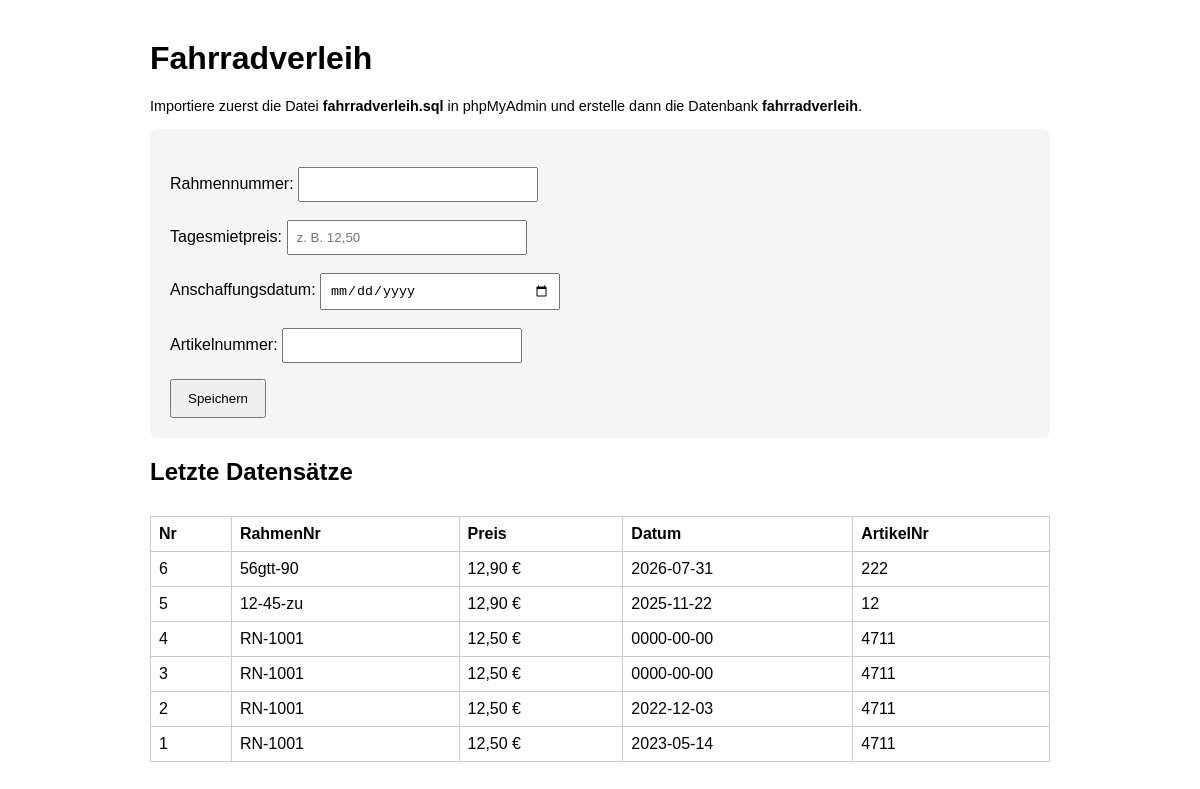
The page / on the database its author committed.
### tables this page shows
CREATE TABLE `fahrraeder` (
  `fahrradNr` int(6) NOT NULL,
  `rahmenNr` varchar(20) NOT NULL,
  `tagesmietpreis` float(7,2) NOT NULL,
  `anschaffungsdatum` date NOT NULL,
  `artikelNr` int(6) NOT NULL
);

### index.php (the view, shortened to what this page needs)
<?php
try {
    $pdo = getPdo();
    $rows = $pdo->query('SELECT fahrradNr, rahmenNr, tagesmietpreis, anschaffungsdatum, artikelNr FROM fahrraeder ORDER BY fahrradNr DESC LIMIT 10')->fetchAll();
} catch (Throwable $e) {
    $rows = [];
    $message = '<p style="color: red; font-weight: bold;">Datenbank nicht gefunden oder nicht importiert: ' . htmlspecialchars($e->getMessage()) . '</p>';
}
?>
<!doctype html>
<html lang="de">
<head>
</head>
<body>
    <h1>Fahrradverleih</h1>
    <p class="small">Importiere zuerst die Datei <strong>fahrradverleih.sql</strong> in phpMyAdmin und erstelle dann die Datenbank <strong>fahrradverleih</strong>.</p>
    <form method="post" action="save_fahrrad.php">
        <label>Rahmennummer:
            <input type="text" name="rahmenNr" maxlength="20" required>
        </label>
        <label>Tagesmietpreis:
            <input type="text" name="tagesmietpreis" placeholder="z. B. 12,50" required>
        </label>
        <label>Anschaffungsdatum:
            <input type="date" name="anschaffungsdatum" required>
        </label>
        <label>Artikelnummer:
            <input type="number" name="artikelNr" min="1" required>
        </label>
        <button type="submit">Speichern</button>
    </form>
    <h2>Letzte Datensätze</h2>
    <?php if (!$rows): { echo '<p>Keine Datensätze vorhanden.</p>'; } else: ?>
        <table>
            <tr>
                <th>Nr</th>
                <th>RahmenNr</th>
                <th>Preis</th>
                <th>Datum</th>
                <th>ArtikelNr</th>
            </tr>
            <?php foreach ($rows as $row): ?>
                <tr>
                    <td><?php echo htmlspecialchars($row['fahrradNr']); ?></td>
                    <td><?php echo htmlspecialchars($row['rahmenNr']); ?></td>
                    <td><?php echo htmlspecialchars(number_format((float) $row['tagesmietpreis'], 2, ',', '.')); ?> €</td>
                    <td><?php echo htmlspecialchars($row['anschaffungsdatum']); ?></td>
                    <td><?php echo htmlspecialchars($row['artikelNr']); ?></td>
                </tr>
            <?php endforeach; ?>
        </table>
    <?php endif; ?>
</body>
</html>

### index.php (style rules this page uses)
body { font-family: Arial, sans-serif; max-width: 900px; margin: 40px auto; padding: 0 20px; }
form { background: #f5f5f5; padding: 20px; border-radius: 8px; }
label { display: block; margin-top: 12px; }
input { width: 220px; padding: 8px; margin-top: 6px; }
button { margin-top: 16px; padding: 10px 16px; }
table { width: 100%; border-collapse: collapse; margin-top: 30px; }
th, td { border: 1px solid #ccc; padding: 8px; text-align: left; }
.small { font-size: 0.9em; }

### rows shown on the page
fahrraeder: fahrradNr "6", rahmenNr "56gtt-90", tagesmietpreis "12,90", anschaffungsdatum "2026-07-31", artikelNr "222"
fahrraeder: fahrradNr "5", rahmenNr "12-45-zu", tagesmietpreis "12,90", anschaffungsdatum "2025-11-22", artikelNr "12"
fahrraeder: fahrradNr "4", rahmenNr "RN-1001", tagesmietpreis "12,50", anschaffungsdatum "0000-00-00", artikelNr "4711"
fahrraeder: fahrradNr "3", rahmenNr "RN-1001", tagesmietpreis "12,50", anschaffungsdatum "0000-00-00", artikelNr "4711"
fahrraeder: fahrradNr "2", rahmenNr "RN-1001", tagesmietpreis "12,50", anschaffungsdatum "2022-12-03", artikelNr "4711"
fahrraeder: fahrradNr "1", rahmenNr "RN-1001", tagesmietpreis "12,50", anschaffungsdatum "2023-05-14", artikelNr "4711"
